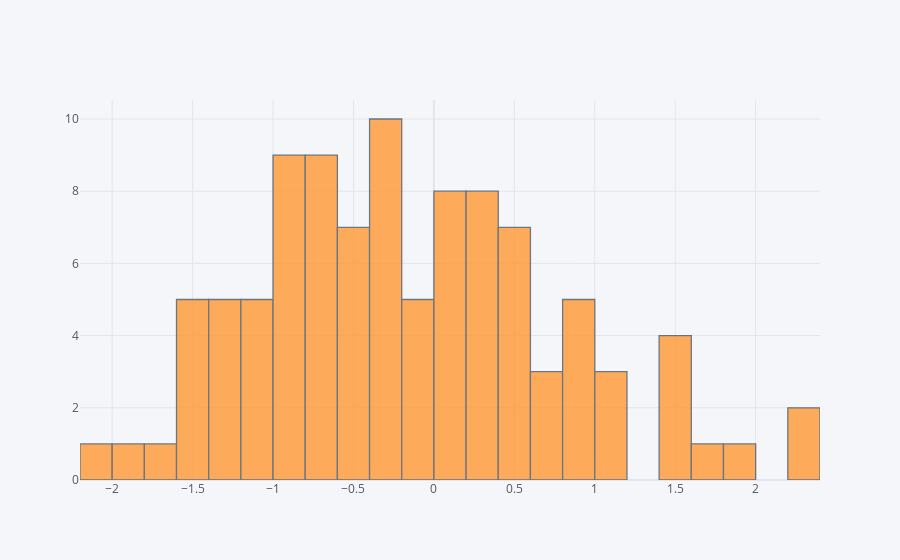

The notebook cell this image was saved under:
### Markdown cell above
## histogram

### Code cell
df['A'].iplot(kind='hist',bins=25)

### Figure 1 — Plotly figure (JSON) as saved in the notebook; plotly's stock layout.template omitted (floating-point values rounded to 4 significant figures)
{"data": [{"histfunc": "count", "histnorm": "", "marker": {"color": "rgba(255, 153, 51, 1.0)", "line": {"color": "#4D5663", "width": 1.3}}, "name": "A", "nbinsx": 25, "opacity": 0.8, "orientation": "v", "type": "histogram", "x": [-1.574, 0.292, -0.2099, 1.407, 0.5985, -0.2744, 0.01773, -1.479, 0.4549, 0.7818, 0.6158, 0.208, -0.9112, -0.5382, 2.276, -1.316, -0.06275, -0.4816, 0.2465, 0.5129, -0.2089, -0.3796, -1.375, -0.144, -0.6914, -0.8765, 1.53, 0.3493, 0.8633, 0.26, -0.7227, -0.5214, -0.6702, -1.638, -1.101, -2.099, 0.9649, -0.7199, 0.09503, -0.5629, 1.08, 0.8973, 1.825, -1.017, -0.1021, -0.9962, -0.2959, -0.8608, 0.286, -0.9936, -0.3963, 0.8951, -1.501, 0.07589, -0.2297, 1.117, -0.6412, 1.443, 0.8314, -1.261, -0.518, 0.2943, 1.473, 0.1734, -1.077, 0.1053, 0.07933, -1.221, -0.8474, 0.4141, 1.724, 0.2867, -1.381, -0.4375, 0.1884, 0.6659, -0.9484, -0.8046, 1.005, -0.6749, -1.924, -1.144, 0.4827, 0.09755, -0.1985, -0.03427, -0.2978, -0.909, -0.6406, 2.361, -1.04, -0.6661, -1.42, -0.2232, -0.6253, 0.4621, 0.4285, -1.412, -0.5204, -0.342]}], "layout": {"barmode": "overlay", "legend": {"bgcolor": "#F5F6F9", "font": {"color": "#4D5663"}}, "paper_bgcolor": "#F5F6F9", "plot_bgcolor": "#F5F6F9", "title": {"font": {"color": "#4D5663"}}, "xaxis": {"gridcolor": "#E1E5ED", "showgrid": true, "tickfont": {"color": "#4D5663"}, "title": {"font": {"color": "#4D5663"}, "text": ""}, "zerolinecolor": "#E1E5ED"}, "yaxis": {"gridcolor": "#E1E5ED", "showgrid": true, "tickfont": {"color": "#4D5663"}, "title": {"font": {"color": "#4D5663"}, "text": ""}, "zerolinecolor": "#E1E5ED"}}}
